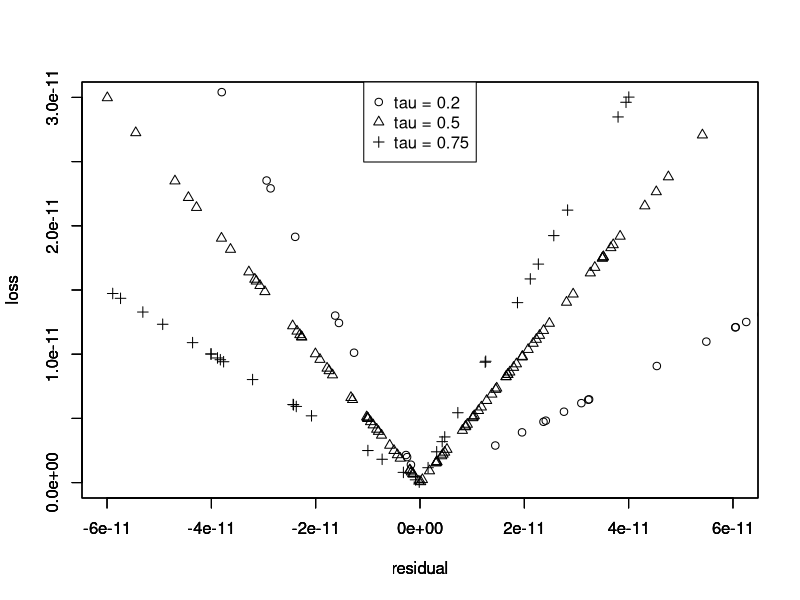

Recreate this plot in R.
# Kernel Quadratic Regression

library(kernlab) 
my_kqr <- function(x,y,n,C = 1,tau){
    H <- x %*% t(x)
    c <- -y
    b <- 0
    r <- 0
    A <- matrix(1,1,n)
    l <- rep((tau-1),n)
    u <- rep(tau,n)
    obj <- ipop(c,H,A,b,l,u,r)
    theta <-  obj@primal
    beta <- c(crossprod(theta,x))
    sv.index<-which((tau-1)*C < theta & theta < tau*C)
    temp <- y[sv.index]-x[sv.index,]%*%beta
    beta0 <- mean(temp)
    yhat <- beta0 + x%*%beta
    resid <- y-yhat
    loss <- tau*resid - resid*(resid<0)
    return(list(beta0=beta0, beta=beta,resid=resid,loss=loss))
  }

set.seed(1)
n <- 100
C <- 1
tau <- 0.5
p <- 5
beta <- rep(1,p)
x <- matrix(rnorm(n*p), n, p)
e<-rnorm(n,0,0)
y <- x %*% beta + e

my_kqr(x,y,n,C,tau)

par(mfrow=c(1,1))
plot(my_kqr(x,y,n,C,tau=0.20)$resid,my_kqr(x,y,n,C,tau=0.20)$loss,xlab = "residual", ylab = "loss",xlim=c(-6e-11,6e-11),ylim=c(0,3e-11),pch=1)
par(new=TRUE)
plot(my_kqr(x,y,n,C,tau=0.50)$resid,my_kqr(x,y,n,C,tau=0.50)$loss,xlab = "residual", ylab = "loss",xlim=c(-6e-11,6e-11),ylim=c(0,3e-11),pch=2)
par(new=TRUE)
plot(my_kqr(x,y,n,C,tau=0.75)$resid,my_kqr(x,y,n,C,tau=0.75)$loss,xlab = "residual", ylab = "loss",xlim=c(-6e-11,6e-11),ylim=c(0,3e-11),pch=3)
legend('top',legend = paste("tau = ", c(0.20,0.50,0.75), sep=''), pch=c(1,2,3))
